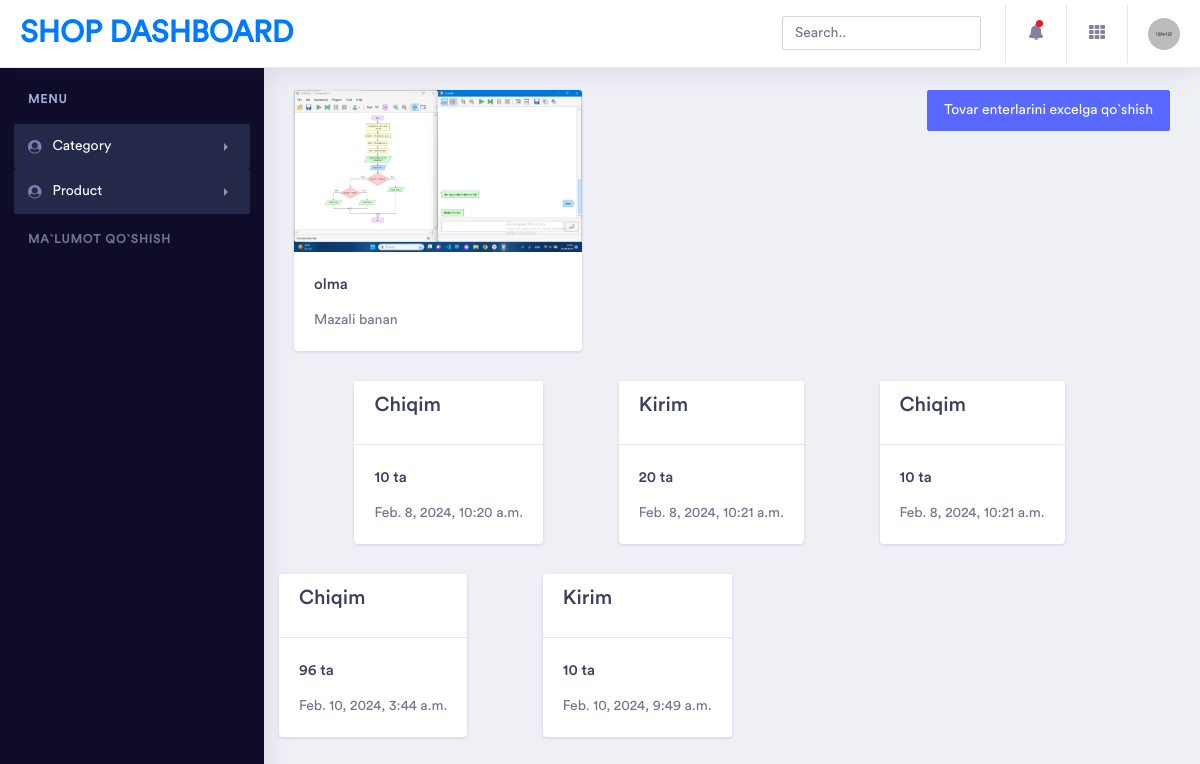
Screenshot of /dashboard/product_detail/3 with the database file from the repository.
### main/models.py (models this page shows, shortened)
class Product(models.Model):
    name = models.CharField(max_length=255)
    description = models.TextField()
    quantity = models.IntegerField()
    price = models.DecimalField(decimal_places=2, max_digits=10)
    currency = models.SmallIntegerField(
        choices=(
            (1,'Dollar'),
            (2, 'So`m')
            )
    )
    discount_price = models.DecimalField(
        decimal_places=2,
        max_digits=10,
        blank=True,
        null=True
        )
    baner_image = models.ImageField(upload_to='baner/')
    category = models.ForeignKey(Category, on_delete=models.SET_NULL, null=True)

class EnterProduct(models.Model):
    quantity = models.IntegerField()
    product = models.ForeignKey(Product, on_delete=models.CASCADE, null=True, blank=True)
    quantity_enter_notation = models.SmallIntegerField(
        choices=(
            (0,'Ayrish'),
            (1, 'Qo`shish')
            ), null=True, blank=True
    )
    date = models.DateTimeField(auto_now_add=True)
    is_active = models.BooleanField(default=True)

### dashboard/views.py (the view)
# urls.py: path('product_detail/<int:id>', views.product_detail),
def product_detail(request, id):
    product = models.Product.objects.get(id=id)
    categorys = models.Category.objects.all()
    enters = models.EnterProduct.objects.filter(product=product)
    context = {
        'product':product,
        'categorys':categorys,
        'enters':enters
    }
    return render(request, 'dashboard/product/detail.html', context)

### dashboard/templates/dashboard/product/detail.html (shortened to what this page needs)
{% extends 'dashboard/base.html' %}
{% load static %}
        {% block content %}
        <div class="dashboard-wrapper">
            <div class="dashboard-ecommerce">
                <div class="container-fluid  dashboard-content">
                    <div class="row">
                        <div class="col-xl-12 col-lg-12 col-md-12 col-sm-12 col-12 d-flex justify-content-between col-12">
                            <div class="card" style="width: 18rem;">
                                <img src="{{product.baner_image.url}}" class="card-img-top" alt="...">
                                <div class="card-body">
                                  <h5 class="card-title">{{product.name}}</h5>
                                  <p class="card-text">{{product.description}}</p>
                                </div>
                              </div>
                              <div class=""><a href="{% url 'dashboard:add_card_excel' product.id %}" class="btn btn-primary">Tovar enterlarini excelga qo`shish</a></div>
                        </div>
                    </div>
                    <div class="row">
                        {% for enter in enters %}
                        <div class="col-1"></div>
                        <div class="card">
                            <div class="card-header">
                            {% if enter.quantity_enter_notation %}
                                <h3>Kirim</h3>
                            {% else %}
                                <h3>Chiqim</h3>
                            {% endif %}
                            </div>
                            <div class="card-body">
                              <h5 class="card-title">{{enter.quantity}} ta</h5>
                              <p class="card-text">{{enter.date}}</p>
                            </div>
                          </div>
                          {% endfor %}
                    </div>
                </div>
            </div>
        </div>
        {% endblock %}

### rows the page displays
Product: baner_image (picture), name "olma", description "Mazali banan"
EnterProduct: quantity_enter_notation "Chiqim", quantity "10", date "Feb. 8, 2024, 10:20 a.m."
EnterProduct: quantity_enter_notation "Kirim", quantity "20", date "Feb. 8, 2024, 10:21 a.m."
EnterProduct: quantity_enter_notation "Chiqim", quantity "10", date "Feb. 8, 2024, 10:21 a.m."
EnterProduct: quantity_enter_notation "Chiqim", quantity "96", date "Feb. 10, 2024, 3:44 a.m."
EnterProduct: quantity_enter_notation "Kirim", quantity "10", date "Feb. 10, 2024, 9:49 a.m."
